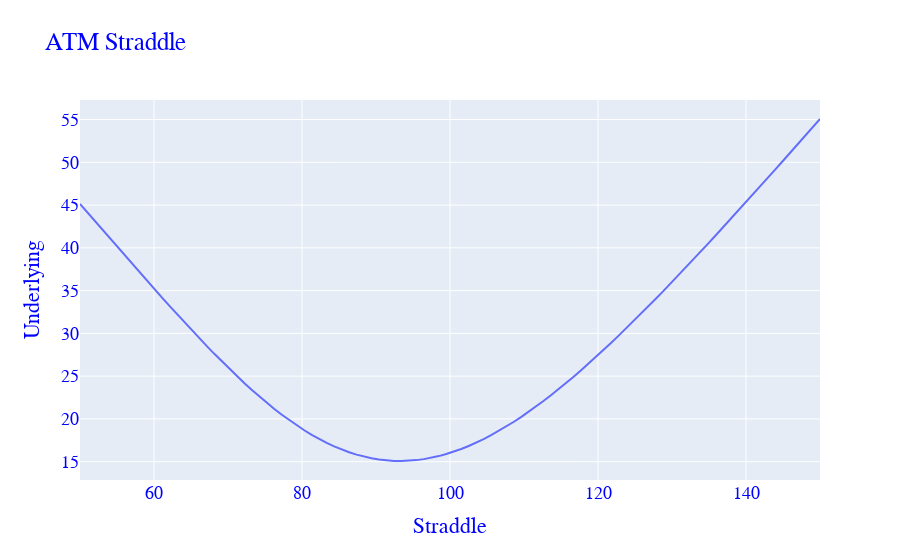

This figure's notebook cell:
### Code cell
# Plot straddle price 
fig = go.Figure()
fig.add_trace(go.Line(x=x, y=(BS(x,100,0.05,1,0.2).callPrice + BS(x,100,0.05,1,0.2).putPrice)))
fig.update_layout(
    title="ATM Straddle",
    xaxis_title="Straddle",
    yaxis_title="Underlying",
    font=dict(
        family="Arial",
        size=18,
        color="Blue"
    )
)
fig.show()
